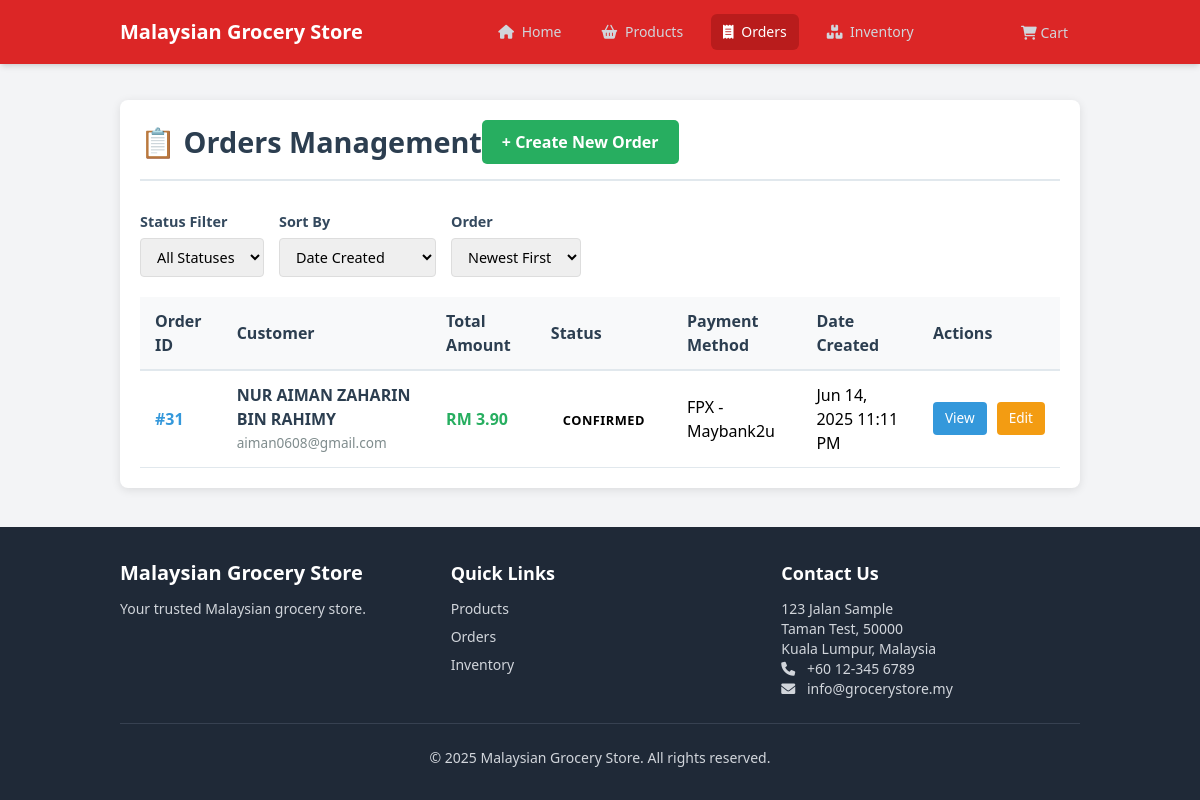
The page /index.php?module=orders on the database its author committed.
### tables this page shows
CREATE TABLE "orders" (
    id INTEGER PRIMARY KEY AUTOINCREMENT,
    customer_name TEXT NOT NULL,
    customer_email TEXT NOT NULL,
    customer_phone TEXT NOT NULL,
    shipping_address TEXT NOT NULL,
    total_amount DECIMAL(10,2) NOT NULL,
    status TEXT NOT NULL DEFAULT 'PENDING',
    payment_method TEXT NOT NULL,
    payment_status NULL,
    created_at DATETIME DEFAULT CURRENT_TIMESTAMP,
    updated_at DATETIME DEFAULT CURRENT_TIMESTAMP
);

### modules/orders/functions.php (called while the page is built, shortened)
<?php
function getAllOrders($limit = 20, $offset = 0, $orderBy = 'created_at', $orderDir = 'DESC') {
    global $db;
    $validColumns = ['id', 'customer_name', 'customer_email', 'total_amount', 'status', 'payment_method', 'created_at', 'updated_at'];
    $validDirections = ['ASC', 'DESC'];
    $sql = "SELECT * FROM orders ORDER BY $orderBy $orderDir LIMIT :limit OFFSET :offset";
    $stmt = $db->prepare($sql);
    $stmt->bindValue(':limit', (int)$limit, SQLITE3_INTEGER);
    $stmt->bindValue(':offset', (int)$offset, SQLITE3_INTEGER);
    $result = $stmt->execute();
    $orders = [];
    while ($row = $result->fetchArray(SQLITE3_ASSOC)) {
        $orders[] = $row;
    }
    return $orders;
}

### modules/orders/templates/list.php (the view, shortened to what this page needs)
<div class="orders-container">
    <div class="orders-header">
        <h2>📋 Orders Management</h2>
        <a href="index.php?module=orders&action=add" class="add-order-btn">+ Create New Order</a>
    </div>
    <div class="orders-filters">
        <div class="filter-group">
            <label>Status Filter</label>
            <select name="status_filter" id="status_filter">
                <option value="">All Statuses</option>
            </select>
        </div>
        <div class="filter-group">
            <label>Sort By</label>
            <select name="sort_by" id="sort_by">
                <option value="created_at" <?= isset($_GET['sort_by']) && $_GET['sort_by'] == 'created_at' ? 'selected' : '' ?>>Date Created</option>
            </select>
        </div>
        <div class="filter-group">
            <label>Order</label>
            <select name="sort_dir" id="sort_dir">
                <option value="DESC" <?= isset($_GET['sort_dir']) && $_GET['sort_dir'] == 'DESC' ? 'selected' : '' ?>>Newest First</option>
            </select>
        </div>
    </div>
    <?php if (empty($orders)): ?>
        <div class="empty-state">
            <h3>No Orders Found</h3>
            <p>There are currently no orders in the system.</p>
            <a href="index.php?module=orders&action=add" class="add-order-btn">Create Your First Order</a>
        </div>
    <?php else: ?>
        <table class="orders-table">
            <thead>
                <tr>
                    <th>Order ID</th>
                    <th>Customer</th>
                    <th>Total Amount</th>
                    <th>Status</th>
                    <th>Payment Method</th>
                    <th>Date Created</th>
                    <th>Actions</th>
                </tr>
            </thead>
            <tbody>
                <?php foreach ($orders as $order): ?>
                    <tr>
                        <td>
                            <span class="order-id">#<?= htmlspecialchars($order['id']) ?></span>
                        </td>
                        <td>
                            <div class="customer-info">
                                <div class="customer-name"><?= htmlspecialchars($order['customer_name']) ?></div>
                                <div class="customer-email"><?= htmlspecialchars($order['customer_email']) ?></div>
                            </div>
                        </td>
                        <td>
                            <span class="order-amount">RM <?= number_format($order['total_amount'], 2) ?></span>
                        </td>
                        <td>
                            <span class="status-badge status-<?= htmlspecialchars($order['status']) ?>">
                                <?= ucfirst(htmlspecialchars($order['status'])) ?>
                            </span>
                        </td>
                        <td><?= htmlspecialchars($order['payment_method']) ?></td>
                        <td><?= date('M j, Y g:i A', strtotime($order['created_at'])) ?></td>
                        <td>
                            <div class="action-links">
                                <a href="index.php?module=orders&action=view&id=<?= $order['id'] ?>" class="view-btn">View</a>
                                <a href="index.php?module=orders&action=edit&id=<?= $order['id'] ?>" class="edit-btn">Edit</a>
                            </div>
                        </td>
                    </tr>
                <?php endforeach; ?>
            </tbody>
        </table>
    <?php endif; ?>
</div>

### modules/orders/templates/list.php (style rules this page uses)
.orders-container { max-width: 1200px; margin: 20px auto; padding: 20px; background: #fff; border-radius: 8px; box-shadow: 0 2px 10px rgba(0,0,0,0.1); }
.orders-header { display: flex; justify-content: between; align-items: center; margin-bottom: 30px; padding-bottom: 15px; border-bottom: 2px solid #e1e8ed; }
.orders-header h2 { color: #2c3e50; margin: 0; font-size: 1.8rem; font-weight: 700; }
.add-order-btn { background: #27ae60; color: white; padding: 10px 20px; text-decoration: none; border-radius: 5px; font-weight: 600; transition: background-color 0.3s ease; }
.orders-filters { margin-bottom: 20px; display: flex; gap: 15px; align-items: center; flex-wrap: wrap; }
.filter-group { display: flex; flex-direction: column; gap: 5px; }
.filter-group label { font-weight: 600; color: #34495e; font-size: 0.9rem; }
.filter-group select, .filter-group input { padding: 8px 12px; border: 1px solid #ddd; border-radius: 4px; font-size: 0.9rem; }
.orders-table { width: 100%; border-collapse: collapse; margin-top: 20px; background: white; }
.orders-table th, .orders-table td { padding: 12px 15px; text-align: left; border-bottom: 1px solid #e1e8ed; }
.orders-table th { background: #f8f9fa; font-weight: 600; color: #2c3e50; border-bottom: 2px solid #e1e8ed; position: sticky; top: 0; }
.status-badge { padding: 4px 12px; border-radius: 20px; font-size: 0.8rem; font-weight: 600; text-transform: uppercase; letter-spacing: 0.5px; }
.order-amount { font-weight: 600; color: #27ae60; }
.order-id { font-weight: 600; color: #3498db; }
.action-links { display: flex; gap: 10px; }
.action-links a { padding: 6px 12px; border-radius: 4px; text-decoration: none; font-size: 0.85rem; font-weight: 500; transition: all 0.3s ease; }
.view-btn { background: #3498db; color: white; }
.edit-btn { background: #f39c12; color: white; }
.customer-info { display: flex; flex-direction: column; gap: 2px; }
.customer-name { font-weight: 600; color: #2c3e50; }
.customer-email { font-size: 0.85rem; color: #7f8c8d; }

### rows shown on the page
orders: id "31", customer_name "NUR AIMAN ZAHARIN BIN RAHIMY", customer_email "aiman0608@gmail.com", total_amount "3.90", status "CONFIRMED", payment_method "FPX - Maybank2u", created_at "Jun 14, 2025 11:11 PM"

### other values the page prints
APP_NAME "Malaysian Grocery Store"
